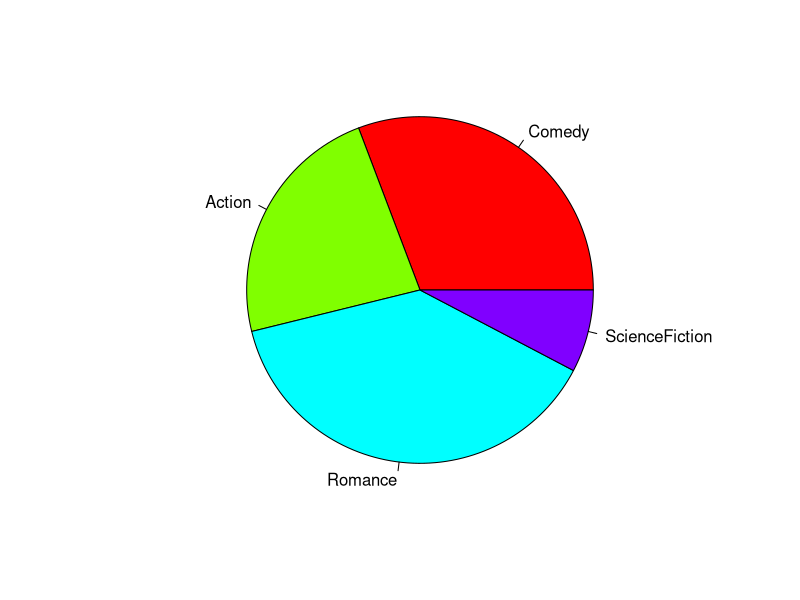

Recreate this plot in R. (Note: this script raises an error after producing the figure.)
count=c(40,30,50,10)
cat=c("Comedy", "Action", "Romance", "ScienceFiction")
#a. Show the pie slices in 4 attractive colors
pie(count,labels=cat,radius=0.9,col=rainbow(4))
label1
#b. Give count against the slices
dev.off()
pie(count,labels=count,radius=0.9,col=rainbow(4))
#c. Movie type in legend
legend("topright",cat,fill=rainbow(4))
#d. Order the pie slices in clockwise direction.
pie(count,labels=cat,radius=0.9,col=rainbow(4),clockwise=TRUE)
#e. Give Heading.
pie(count,labels=cat,radius=0.9,col=rainbow(4),clockwise=TRUE,main="COUNT OF MOVIES PIE CHART")

#Draw a bar chart for the above data. Provide Main Heading, labels for X Axis
#and Y Axis
barplot(count,names.arg=cat,xlab="movie type",ylab="no: of movies",main="BAR PLOT FOR COUNT OF MOVIES",col=c("red","green","blue","purple"))
#Save the graph created in question above to
#a. png file.
png(file="/home/sw900b4_janitha/Assignments Janitha/R_janitha/day5/barplot.png")
#b. Jpg file
jpeg(file="/home/sw900b4_janitha/Assignments Janitha/R_janitha/day5/barplot1.jpeg")

#ABC corporation manufactures and sales 3 products A, B & C. Draw a stacked
#bar chart to show the annual product sales of the company. The sales for the
#4 quarters are to be displayed in the X axis. Use proper legends to show the
#sales of the 3 products.

M=matrix(1:21,3,4)
regions=c("A","B","C")
colour=c("red","green","blue")
barplot(M,names.arg=c("Q1","Q2","Q3","Q4"),xlab="COMPANY NAME",
        ylab="ANNUAL SALES",main="ANNUAL PRODUCT SALES BARPLOT",col=colour)

legend("topleft",regions,fill=colour)


#Draw a histogram showing the Miles/gallon value distributions among the
#various car models in the mtcars data (Motor Trend Car Road Tests) results.
mtcars
hist(mtcars$mpg)

#Create a graph using the basic steps
#a. plot.new()
plot.new()
#b.Draw x axis and y axis
plot.window(xlim=c(0,10),ylim=c(0,10))
axis(1)
axis(2)
#c. Mark 5 random points (declare them as X and Y vectors)
X=c(2,3,1,6,7)
Y=c(6,4,8,2,3)
points(X,Y,pch=1)
#d. Draw line joining them
lines(X,Y)
#e. Draw a horizontal line touching the topmost point
abline(h=max(Y),col=4)
#f. Draw a vertical line touching the rightmost point
abline(v=max(X),col=10)



#QUESTION6
drugA <- c(16, 20, 27, 40, 60)
drugB <- c(15, 18, 25, 31, 40)
plot.new()
#Draw x axis and y axis
plot.window(xlim=c(0,10),ylim=c(0,10))
axis(1)
axis(2)
#plot points of drugA
plot(drugA,type="o")
lines(drugB,type="o",col=10)